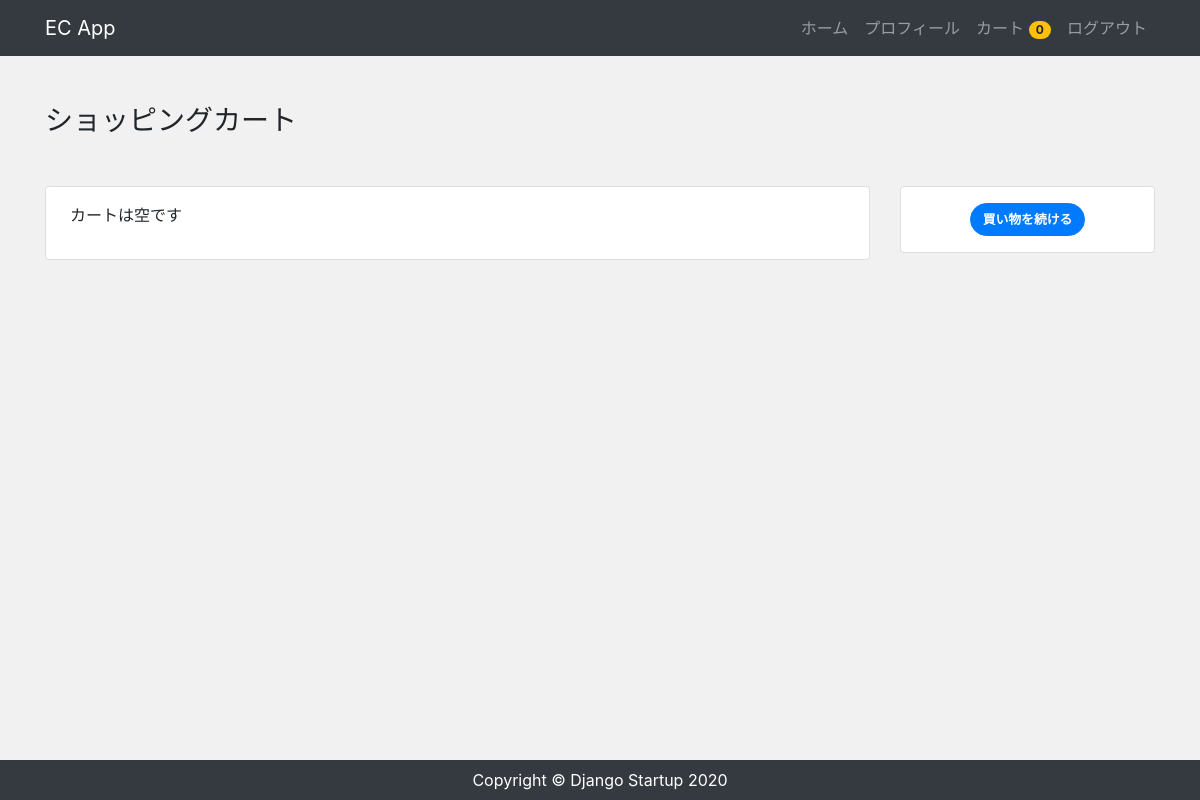
Before: /order/ (signed in) with the older database file.
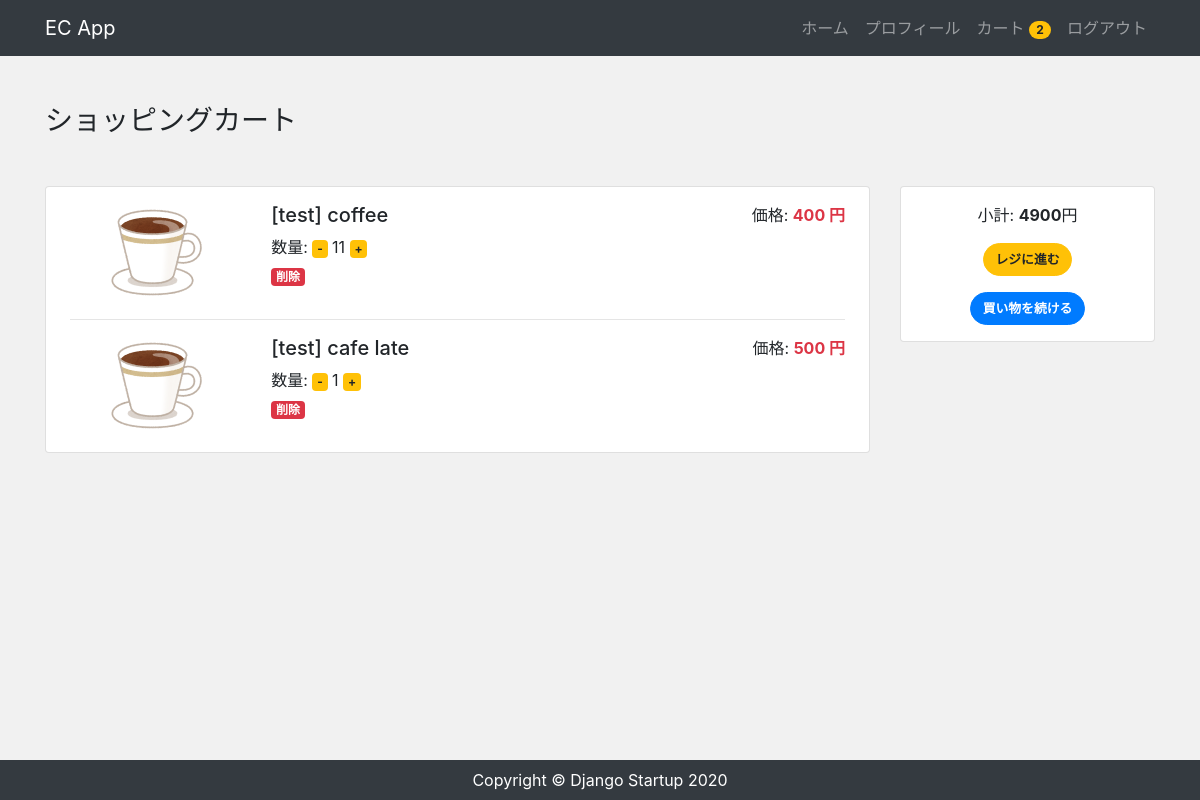
After: the same page with the newer database file.
### accounts/models.py (models this page shows, shortened)
class CustomUser(AbstractBaseUser, PermissionsMixin):
    email = models.EmailField('メールアドレス', unique=True)
    first_name = models.CharField('姓', max_length=30, blank=True)
    last_name = models.CharField('名', max_length=30, blank=True)
    address = models.CharField('住所', max_length=30, blank=True)
    tel = models.CharField('電話番号', max_length=30, blank=True)
    created = models.DateField('入会日', default=timezone.now)
    is_staff = models.BooleanField(
        ('staff status'),
        default=False,
        help_text=('Designates whether the user can log into this admin site.'),
    )
    is_active = models.BooleanField(
        ('active'),
        default=True,
        help_text=(
            'Designates whether this user should be treated as active. '
            'Unselect this instead of deleting accounts.'
        ),
    )
    objects = UserManager()
    EMAIL_FIELD = 'email'
    USERNAME_FIELD = 'email'
    REQUIRED_FIELDS = []
    class Meta:
        verbose_name = ('user')
        verbose_name_plural = ('users')

### app/models.py (models this page shows, shortened)
class Order(models.Model):
  user = models.ForeignKey(settings.AUTH_USER_MODEL, on_delete=models.CASCADE)
  items = models.ManyToManyField(OrderItem)
  start_date = models.DateTimeField(auto_now_add=True)
  ordered_date = models.DateTimeField()
  ordered = models.BooleanField(default=False)
  def get_total(self):
    total = 0
    for order_item in self.items.all():
      total += order_item.get_total_item_price()
    return total

class OrderItem(models.Model):
  user = models.ForeignKey(settings.AUTH_USER_MODEL, on_delete=models.CASCADE)
  ordered = models.BooleanField(default=False)
  item = models.ForeignKey(Item, on_delete=models.CASCADE)
  quantity = models.IntegerField(default=1)
  def get_total_item_price(self):
    return self.quantity * self.item.price

class Item(models.Model):
  title = models.CharField(max_length=100)
  price = models.IntegerField()
  categroy = models.CharField(max_length=100)
  slug = models.SlugField()
  description = models.TextField()
  image = models.ImageField(upload_to='images')
  created = models.DateField('作成日', default=timezone.now)

### app/views.py (the view)
# urls.py: path('order/', views.OrderView.as_view(), name='order'),
class OrderView(LoginRequiredMixin, View):
  def get(self, request, *args, **kwargs):
    try:
      order = Order.objects.get(user=request.user, ordered=False)
      context = {
        'order': order
      }
      return render(request, 'app/order.html', context)
    except ObjectDoesNotExist:
      return render(request, 'app/order.html')

### app/templatetags/cart_tags.py (called while the page is built)
@register.filter
def itemCount(user):
  if user.is_authenticated:
    order = Order.objects.filter(user=user, ordered=False)
    if order.exists():
      return order[0].items.count()
  return 0

### app/templates/app/order.html
{% extends 'app/base.html' %}
{% block content %}
<div class="my-5">
  <h3>ショッピングカート</h3>
</div>
<div class="row order">
  <div class="col-md-9 mb-5">
    <div class="card">
      <div class="card-body px-4 py-3">
        {% for order_item in order.items.all %}
        <div class="row">
          <div class="col-md-3 text-center">
            <img
              src="{{ order_item.item.image.url }}"
              alt="{{ order_item.item.title }}"
              class="img-fluid"
            />
          </div>
          <div class="col-md-6">
            <h5>{{ order_item.item.title }}</h5>
            <p class="mb-1">
              数量:
              <a href="{% url 'removesingleitem' order_item.item.slug %}"><span class="badge badge-warning">-</span></a>
              {{ order_item.quantity }}
              <a href="{% url 'additem' order_item.item.slug %}"
                ><span class="badge badge-warning">+</span
              ></a>
            </p>
            <a href="{% url 'removeitem' order_item.item.slug %}"><span class="badge badge-danger">削除</span></a>
          </div>
          <div class="col-md-3 text-right">
            <p>
              価格:
              <span class="text-danger font-weight-bold">
                {{ order_item.item.price }} 円
              </span>
            </p>
          </div>
        </div>
        {% if not forloop.last %}
        <hr />
        {% endif %} {% empty %}
        <p class="mb-3">カートは空です</p>
        {% endfor %}
      </div>
    </div>
  </div>
  <div class="col-md-3">
    <div class="card">
      <div class="card-body text-center px-2 py-3">
        {% if order.get_total %}
        <p>
          小計: <span class="font-weight-bold">{{ order.get_total }}</span>円
        </p>
        <div class="mb-3">
          <a href="" class="btn btn-warning">レジに進む</a>
        </div>
        {% endif%}
        <a href="" class="btn btn-primary">買い物を続ける</a>
      </div>
    </div>
  </div>
</div>
{% endblock %}

### app/templates/app/base.html (shortened to what this page needs)
{% load cart_tags %}
{% load static %}
<!DOCTYPE html>
<html lang="ja">
  <head>
    <link
      rel="stylesheet"
      href="https://stackpath.bootstrapcdn.com/bootstrap/4.4.1/css/bootstrap.min.css"
    />
    <link rel="stylesheet" href="{% static 'css/style.css' %}" />
  </head>
  <body>
    <nav class="navbar navbar-expand-lg navbar-dark bg-dark">
      <div class="container">
        <a class="navbar-brand" href="/">EC App</a>
        <ul class="navbar-nav ml-auto">
          <li class="nav-item">
            <a class="nav-link" href="/">ホーム</a>
          </li>
        {% if user.is_authenticated %}
          <li class="nav-item">
            <a class="nav-link" href="{% url 'profile' %}">プロフィール</a>
          </li>
          <li class="nav-item">
            <a href="{% url 'order' %}" class="nav-link">
              カート
              <span class="badge badge-pill badge-warning">
                {{ request.user|itemCount }}
              </span>
            </a>
          </li>
          <li class="nav-item">
            <a class="nav-link" href="{% url 'account_logout' %}">ログアウト</a>
          </li>
        {% endif %}
        </ul>
      </div>
    </nav>
    <main>
      <div class="container">{% block content %} {% endblock %}</div>
    </main>
    <footer class="py-2 bg-dark">
      <p class="m-0 text-center text-white">
        Copyright &copy; Django Startup 2020
      </p>
    </footer>
  </body>
</html>

### app/static/css/style.css (style rules this page uses)
* { margin: 0; padding: 0; box-sizing: border-box; }
body { background: #f1f1f1; display: flex; flex-flow: column; min-height: 100vh; }
main { flex: 1; }
.btn { font-size: 80%; border-radius: 5rem; font-weight: bold; }
.order img { height: 100px; object-fit: contain; }

Changed rows visible on the page:
changed CustomUser: user|itemCount "0" → "2"
added OrderItem: item.image (picture), item "[test] coffee", quantity "11", item.price "400"
added OrderItem: item.image (picture), item "[test] cafe late", quantity "1", item.price "500"
added Order: get_total "4900"
Other visible differences:
text no longer shown: "カートは空です"
text now shown: "小計: 円 レジに進む"
